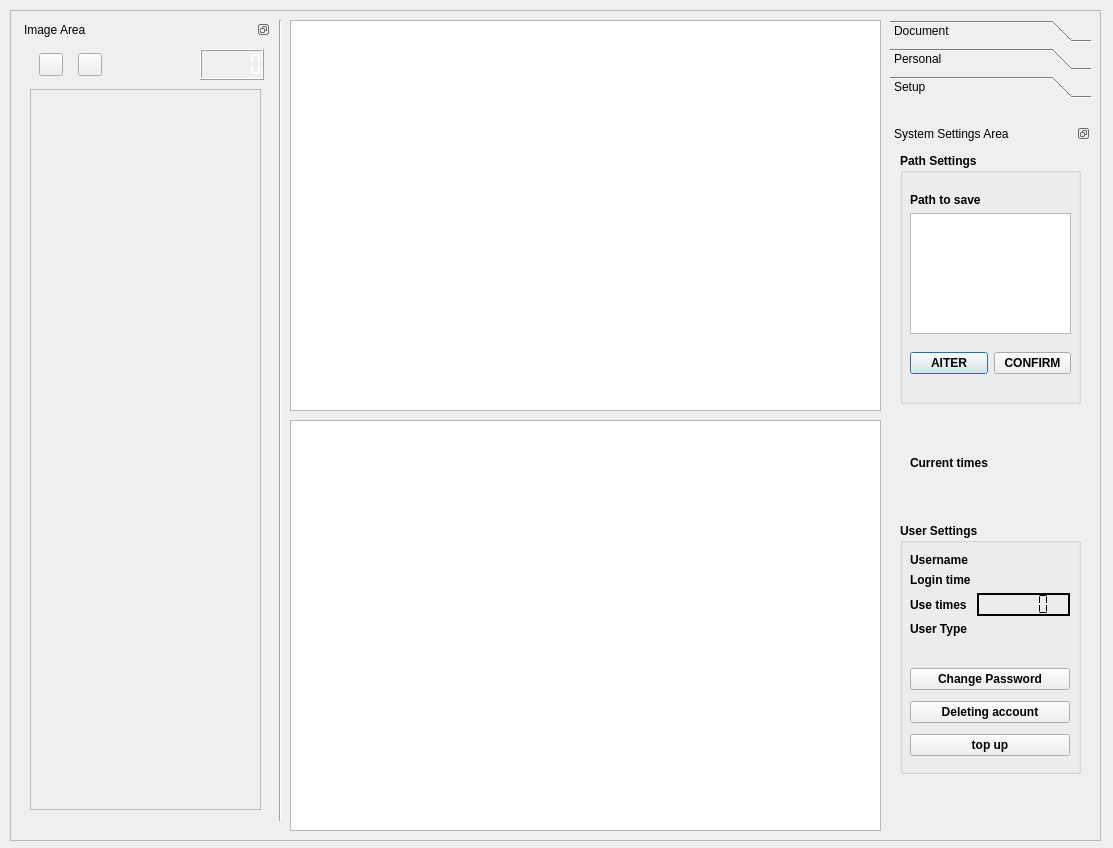
<?xml version="1.0" encoding="UTF-8"?>
<ui version="4.0">
 <class>Form</class>
 <widget class="QWidget" name="Form">
  <property name="geometry">
   <rect>
    <x>0</x>
    <y>0</y>
    <width>1113</width>
    <height>848</height>
   </rect>
  </property>
  <property name="windowTitle">
   <string>Main interface</string>
  </property>
  <property name="windowIcon">
   <iconset>
    <normaloff>C:/Users/Bao/Downloads/windows_folder_20443.ico</normaloff>C:/Users/Bao/Downloads/windows_folder_20443.ico</iconset>
  </property>
  <widget class="QFrame" name="frame">
   <property name="geometry">
    <rect>
     <x>10</x>
     <y>10</y>
     <width>1091</width>
     <height>831</height>
    </rect>
   </property>
   <property name="frameShape">
    <enum>QFrame::StyledPanel</enum>
   </property>
   <property name="frameShadow">
    <enum>QFrame::Raised</enum>
   </property>
   <widget class="QDockWidget" name="dock">
    <property name="geometry">
     <rect>
      <x>10</x>
      <y>10</y>
      <width>251</width>
      <height>811</height>
     </rect>
    </property>
    <property name="floating">
     <bool>false</bool>
    </property>
    <property name="features">
     <set>QDockWidget::DockWidgetFloatable|QDockWidget::DockWidgetMovable</set>
    </property>
    <property name="windowTitle">
     <string>Image Area</string>
    </property>
    <widget class="QWidget" name="dockWidgetContents">
     <widget class="QLCDNumber" name="lcdNumber">
      <property name="geometry">
       <rect>
        <x>180</x>
        <y>10</y>
        <width>64</width>
        <height>31</height>
       </rect>
      </property>
      <property name="palette">
       <palette>
        <active>
         <colorrole role="WindowText">
          <brush brushstyle="SolidPattern">
           <color alpha="255">
            <red>255</red>
            <green>255</green>
            <blue>255</blue>
           </color>
          </brush>
         </colorrole>
        </active>
        <inactive>
         <colorrole role="WindowText">
          <brush brushstyle="SolidPattern">
           <color alpha="255">
            <red>255</red>
            <green>255</green>
            <blue>255</blue>
           </color>
          </brush>
         </colorrole>
        </inactive>
        <disabled>
         <colorrole role="WindowText">
          <brush brushstyle="SolidPattern">
           <color alpha="255">
            <red>120</red>
            <green>120</green>
            <blue>120</blue>
           </color>
          </brush>
         </colorrole>
        </disabled>
       </palette>
      </property>
      <property name="smallDecimalPoint">
       <bool>false</bool>
      </property>
      <property name="segmentStyle">
       <enum>QLCDNumber::Flat</enum>
      </property>
      <property name="intValue" stdset="0">
       <number>0</number>
      </property>
     </widget>
     <widget class="QScrollArea" name="scrollArea">
      <property name="geometry">
       <rect>
        <x>10</x>
        <y>50</y>
        <width>231</width>
        <height>721</height>
       </rect>
      </property>
      <property name="verticalScrollBarPolicy">
       <enum>Qt::ScrollBarAsNeeded</enum>
      </property>
      <property name="horizontalScrollBarPolicy">
       <enum>Qt::ScrollBarAsNeeded</enum>
      </property>
      <property name="sizeAdjustPolicy">
       <enum>QAbstractScrollArea::AdjustIgnored</enum>
      </property>
      <property name="widgetResizable">
       <bool>true</bool>
      </property>
      <widget class="QWidget" name="scrollAreaWidgetContents">
       <property name="geometry">
        <rect>
         <x>0</x>
         <y>0</y>
         <width>229</width>
         <height>719</height>
        </rect>
       </property>
       <widget class="QPushButton" name="imgsfilearea">
        <property name="geometry">
         <rect>
          <x>10</x>
          <y>10</y>
          <width>211</width>
          <height>161</height>
         </rect>
        </property>
        <property name="text">
         <string/>
        </property>
        <property name="iconSize">
         <size>
          <width>191</width>
          <height>181</height>
         </size>
        </property>
        <property name="default">
         <bool>false</bool>
        </property>
        <property name="flat">
         <bool>true</bool>
        </property>
       </widget>
      </widget>
     </widget>
     <widget class="QLabel" name="label_2">
      <property name="geometry">
       <rect>
        <x>130</x>
        <y>10</y>
        <width>51</width>
        <height>31</height>
       </rect>
      </property>
      <property name="font">
       <font>
        <pointsize>10</pointsize>
        <weight>75</weight>
        <bold>true</bold>
       </font>
      </property>
      <property name="text">
       <string/>
      </property>
      <property name="pixmap">
       <pixmap>C:/Users/Bao/Downloads/icons8-image-48.png</pixmap>
      </property>
      <property name="scaledContents">
       <bool>false</bool>
      </property>
     </widget>
     <widget class="QWidget" name="horizontalLayoutWidget">
      <property name="geometry">
       <rect>
        <x>10</x>
        <y>10</y>
        <width>81</width>
        <height>31</height>
       </rect>
      </property>
      <layout class="QHBoxLayout" name="horizontalLayout">
       <item>
        <widget class="QToolButton" name="upbut">
         <property name="text">
          <string/>
         </property>
         <property name="icon">
          <iconset>
           <normaloff>C:/Users/Bao/Downloads/icons8-up-48.png</normaloff>C:/Users/Bao/Downloads/icons8-up-48.png</iconset>
         </property>
        </widget>
       </item>
       <item>
        <widget class="QToolButton" name="downbut">
         <property name="text">
          <string/>
         </property>
         <property name="icon">
          <iconset>
           <normaloff>C:/Users/Bao/Downloads/icons8-down-67.png</normaloff>C:/Users/Bao/Downloads/icons8-down-67.png</iconset>
         </property>
        </widget>
       </item>
      </layout>
     </widget>
    </widget>
   </widget>
   <widget class="QToolBox" name="usertools">
    <property name="geometry">
     <rect>
      <x>880</x>
      <y>10</y>
      <width>201</width>
      <height>811</height>
     </rect>
    </property>
    <property name="currentIndex">
     <number>2</number>
    </property>
    <widget class="QWidget" name="page">
     <property name="geometry">
      <rect>
       <x>0</x>
       <y>0</y>
       <width>201</width>
       <height>706</height>
      </rect>
     </property>
     <attribute name="icon">
      <iconset>
       <normaloff>C:/Users/Bao/Downloads/green_windows_green_folder_folder_icon_250631.ico</normaloff>C:/Users/Bao/Downloads/green_windows_green_folder_folder_icon_250631.ico</iconset>
     </attribute>
     <attribute name="label">
      <string>Document</string>
     </attribute>
     <widget class="QTreeWidget" name="Treetools">
      <property name="geometry">
       <rect>
        <x>0</x>
        <y>0</y>
        <width>231</width>
        <height>701</height>
       </rect>
      </property>
      <property name="mouseTracking">
       <bool>true</bool>
      </property>
      <column>
       <property name="text">
        <string>System Files</string>
       </property>
       <property name="icon">
        <iconset>
         <normaloff>C:/Users/Bao/Downloads/icons8-system-64.png</normaloff>C:/Users/Bao/Downloads/icons8-system-64.png</iconset>
       </property>
      </column>
      <column>
       <property name="text">
        <string>Image File</string>
       </property>
       <property name="icon">
        <iconset>
         <normaloff>C:/Users/Bao/Downloads/icons8-system-48.png</normaloff>C:/Users/Bao/Downloads/icons8-system-48.png</iconset>
       </property>
      </column>
     </widget>
    </widget>
    <widget class="QWidget" name="page_2">
     <property name="geometry">
      <rect>
       <x>0</x>
       <y>0</y>
       <width>201</width>
       <height>706</height>
      </rect>
     </property>
     <attribute name="icon">
      <iconset>
       <normaloff>C:/Users/Bao/Downloads/bug_danger_data_internet_malware_security_virus_icon_127084.ico</normaloff>C:/Users/Bao/Downloads/bug_danger_data_internet_malware_security_virus_icon_127084.ico</iconset>
     </attribute>
     <attribute name="label">
      <string>Personal</string>
     </attribute>
     <widget class="QWidget" name="verticalLayoutWidget">
      <property name="geometry">
       <rect>
        <x>10</x>
        <y>326</y>
        <width>181</width>
        <height>361</height>
       </rect>
      </property>
      <layout class="QVBoxLayout" name="verticalLayout">
       <item>
        <widget class="QPushButton" name="Upload_but">
         <property name="font">
          <font>
           <weight>75</weight>
           <bold>true</bold>
          </font>
         </property>
         <property name="text">
          <string>UPLOAD</string>
         </property>
         <property name="icon">
          <iconset>
           <normaloff>C:/Users/Bao/Downloads/icons8-upload-48.png</normaloff>C:/Users/Bao/Downloads/icons8-upload-48.png</iconset>
         </property>
         <property name="default">
          <bool>true</bool>
         </property>
         <property name="flat">
          <bool>false</bool>
         </property>
        </widget>
       </item>
       <item>
        <widget class="QPushButton" name="detection_but">
         <property name="font">
          <font>
           <weight>75</weight>
           <bold>true</bold>
          </font>
         </property>
         <property name="text">
          <string>DETECTION</string>
         </property>
         <property name="icon">
          <iconset>
           <normaloff>C:/Users/Bao/Downloads/icons8-detection-48.png</normaloff>C:/Users/Bao/Downloads/icons8-detection-48.png</iconset>
         </property>
         <property name="default">
          <bool>true</bool>
         </property>
        </widget>
       </item>
       <item>
        <widget class="QPushButton" name="save_but">
         <property name="enabled">
          <bool>false</bool>
         </property>
         <property name="font">
          <font>
           <weight>75</weight>
           <bold>true</bold>
          </font>
         </property>
         <property name="text">
          <string>SAVE</string>
         </property>
         <property name="icon">
          <iconset>
           <normaloff>C:/Users/Bao/Downloads/identify_map_icon_216358.ico</normaloff>C:/Users/Bao/Downloads/identify_map_icon_216358.ico</iconset>
         </property>
         <property name="checkable">
          <bool>false</bool>
         </property>
         <property name="autoDefault">
          <bool>false</bool>
         </property>
         <property name="default">
          <bool>true</bool>
         </property>
        </widget>
       </item>
       <item>
        <widget class="QPushButton" name="delete_but">
         <property name="font">
          <font>
           <weight>75</weight>
           <bold>true</bold>
          </font>
         </property>
         <property name="text">
          <string>DELETE</string>
         </property>
         <property name="icon">
          <iconset>
           <normaloff>C:/Users/Bao/Downloads/icons8-delete-50.png</normaloff>C:/Users/Bao/Downloads/icons8-delete-50.png</iconset>
         </property>
         <property name="default">
          <bool>true</bool>
         </property>
        </widget>
       </item>
       <item>
        <widget class="QPushButton" name="video_but">
         <property name="font">
          <font>
           <weight>75</weight>
           <bold>true</bold>
          </font>
         </property>
         <property name="text">
          <string>Video Detection</string>
         </property>
         <property name="icon">
          <iconset>
           <normaloff>C:/Users/Bao/Downloads/icons8-video-64.png</normaloff>C:/Users/Bao/Downloads/icons8-video-64.png</iconset>
         </property>
        </widget>
       </item>
       <item>
        <widget class="QPushButton" name="clear_but">
         <property name="font">
          <font>
           <weight>75</weight>
           <bold>true</bold>
          </font>
         </property>
         <property name="text">
          <string>CLEAR</string>
         </property>
         <property name="icon">
          <iconset>
           <normaloff>C:/Users/Bao/Downloads/icons8-clear-64.png</normaloff>C:/Users/Bao/Downloads/icons8-clear-64.png</iconset>
         </property>
         <property name="default">
          <bool>true</bool>
         </property>
         <property name="flat">
          <bool>false</bool>
         </property>
        </widget>
       </item>
       <item>
        <widget class="QPushButton" name="edit_but">
         <property name="font">
          <font>
           <weight>75</weight>
           <bold>true</bold>
          </font>
         </property>
         <property name="text">
          <string>EDIT</string>
         </property>
         <property name="icon">
          <iconset>
           <normaloff>C:/Users/Bao/Downloads/icons8-edit-64.png</normaloff>C:/Users/Bao/Downloads/icons8-edit-64.png</iconset>
         </property>
        </widget>
       </item>
       <item>
        <widget class="QPushButton" name="loginout_but">
         <property name="font">
          <font>
           <weight>75</weight>
           <bold>true</bold>
          </font>
         </property>
         <property name="text">
          <string>SIGN OUT</string>
         </property>
         <property name="icon">
          <iconset>
           <normaloff>C:/Users/Bao/Downloads/icons8-logout-24.png</normaloff>C:/Users/Bao/Downloads/icons8-logout-24.png</iconset>
         </property>
         <property name="default">
          <bool>true</bool>
         </property>
        </widget>
       </item>
      </layout>
     </widget>
    </widget>
    <widget class="QWidget" name="page_3">
     <property name="geometry">
      <rect>
       <x>0</x>
       <y>0</y>
       <width>201</width>
       <height>706</height>
      </rect>
     </property>
     <attribute name="icon">
      <iconset>
       <normaloff>C:/Users/Bao/Downloads/settings_options_preferences_gears_icon_124617.ico</normaloff>C:/Users/Bao/Downloads/settings_options_preferences_gears_icon_124617.ico</iconset>
     </attribute>
     <attribute name="label">
      <string>Setup</string>
     </attribute>
     <widget class="QDockWidget" name="dockWidget">
      <property name="geometry">
       <rect>
        <x>0</x>
        <y>20</y>
        <width>201</width>
        <height>691</height>
       </rect>
      </property>
      <property name="features">
       <set>QDockWidget::DockWidgetFloatable|QDockWidget::DockWidgetMovable</set>
      </property>
      <property name="windowTitle">
       <string>System Settings Area</string>
      </property>
      <widget class="QWidget" name="dockWidgetContents_2">
       <widget class="QGroupBox" name="groupBox">
        <property name="geometry">
         <rect>
          <x>10</x>
          <y>10</y>
          <width>181</width>
          <height>251</height>
         </rect>
        </property>
        <property name="font">
         <font>
          <weight>75</weight>
          <bold>true</bold>
         </font>
        </property>
        <property name="title">
         <string>Path Settings</string>
        </property>
        <property name="flat">
         <bool>false</bool>
        </property>
        <property name="checkable">
         <bool>false</bool>
        </property>
        <widget class="QWidget" name="verticalLayoutWidget_2">
         <property name="geometry">
          <rect>
           <x>10</x>
           <y>40</y>
           <width>161</width>
           <height>141</height>
          </rect>
         </property>
         <layout class="QVBoxLayout" name="verticalLayout_2">
          <item>
           <widget class="QLabel" name="label_3">
            <property name="font">
             <font>
              <weight>75</weight>
              <bold>true</bold>
             </font>
            </property>
            <property name="text">
             <string>Path to save</string>
            </property>
           </widget>
          </item>
          <item>
           <widget class="QPlainTextEdit" name="plainTextEdit">
            <property name="readOnly">
             <bool>true</bool>
            </property>
           </widget>
          </item>
         </layout>
        </widget>
        <widget class="QWidget" name="horizontalLayoutWidget_2">
         <property name="geometry">
          <rect>
           <x>10</x>
           <y>190</y>
           <width>161</width>
           <height>41</height>
          </rect>
         </property>
         <layout class="QHBoxLayout" name="horizontalLayout_2">
          <item>
           <widget class="QPushButton" name="alter_but">
            <property name="text">
             <string>AITER</string>
            </property>
            <property name="default">
             <bool>true</bool>
            </property>
           </widget>
          </item>
          <item>
           <widget class="QPushButton" name="confirm_but">
            <property name="text">
             <string>CONFIRM</string>
            </property>
           </widget>
          </item>
         </layout>
        </widget>
       </widget>
       <widget class="QGroupBox" name="groupBox_2">
        <property name="geometry">
         <rect>
          <x>10</x>
          <y>380</y>
          <width>181</width>
          <height>251</height>
         </rect>
        </property>
        <property name="font">
         <font>
          <weight>75</weight>
          <bold>true</bold>
         </font>
        </property>
        <property name="title">
         <string>User Settings</string>
        </property>
        <property name="flat">
         <bool>false</bool>
        </property>
        <widget class="QWidget" name="formLayoutWidget">
         <property name="geometry">
          <rect>
           <x>10</x>
           <y>30</y>
           <width>160</width>
           <height>101</height>
          </rect>
         </property>
         <layout class="QFormLayout" name="formLayout">
          <item row="0" column="0">
           <widget class="QLabel" name="label_4">
            <property name="text">
             <string>Username</string>
            </property>
           </widget>
          </item>
          <item row="0" column="1">
           <widget class="QLabel" name="usernameline">
            <property name="text">
             <string/>
            </property>
           </widget>
          </item>
          <item row="1" column="0">
           <widget class="QLabel" name="label_5">
            <property name="text">
             <string>Login time</string>
            </property>
           </widget>
          </item>
          <item row="1" column="1">
           <widget class="QLabel" name="logintimeline">
            <property name="text">
             <string/>
            </property>
           </widget>
          </item>
          <item row="2" column="0">
           <widget class="QLabel" name="label_6">
            <property name="text">
             <string>Use times</string>
            </property>
           </widget>
          </item>
          <item row="2" column="1">
           <widget class="QLCDNumber" name="lcdNumber_2">
            <property name="palette">
             <palette>
              <active>
               <colorrole role="WindowText">
                <brush brushstyle="SolidPattern">
                 <color alpha="255">
                  <red>255</red>
                  <green>255</green>
                  <blue>255</blue>
                 </color>
                </brush>
               </colorrole>
              </active>
              <inactive>
               <colorrole role="WindowText">
                <brush brushstyle="SolidPattern">
                 <color alpha="255">
                  <red>255</red>
                  <green>255</green>
                  <blue>255</blue>
                 </color>
                </brush>
               </colorrole>
              </inactive>
              <disabled>
               <colorrole role="WindowText">
                <brush brushstyle="SolidPattern">
                 <color alpha="255">
                  <red>120</red>
                  <green>120</green>
                  <blue>120</blue>
                 </color>
                </brush>
               </colorrole>
              </disabled>
             </palette>
            </property>
            <property name="frameShape">
             <enum>QFrame::Panel</enum>
            </property>
            <property name="frameShadow">
             <enum>QFrame::Plain</enum>
            </property>
            <property name="lineWidth">
             <number>2</number>
            </property>
            <property name="midLineWidth">
             <number>0</number>
            </property>
            <property name="smallDecimalPoint">
             <bool>false</bool>
            </property>
            <property name="digitCount">
             <number>5</number>
            </property>
            <property name="mode">
             <enum>QLCDNumber::Dec</enum>
            </property>
            <property name="segmentStyle">
             <enum>QLCDNumber::Flat</enum>
            </property>
           </widget>
          </item>
          <item row="3" column="0">
           <widget class="QLabel" name="label_7">
            <property name="text">
             <string>User Type</string>
            </property>
           </widget>
          </item>
          <item row="3" column="1">
           <widget class="QLabel" name="usertypeline">
            <property name="text">
             <string/>
            </property>
           </widget>
          </item>
         </layout>
        </widget>
        <widget class="QWidget" name="verticalLayoutWidget_3">
         <property name="geometry">
          <rect>
           <x>10</x>
           <y>140</y>
           <width>160</width>
           <height>101</height>
          </rect>
         </property>
         <layout class="QVBoxLayout" name="verticalLayout_3">
          <item>
           <widget class="QPushButton" name="changepass_but">
            <property name="text">
             <string>Change Password</string>
            </property>
           </widget>
          </item>
          <item>
           <widget class="QPushButton" name="deletaccount_but">
            <property name="text">
             <string>Deleting account</string>
            </property>
           </widget>
          </item>
          <item>
           <widget class="QPushButton" name="topup_but">
            <property name="text">
             <string>top up</string>
            </property>
            <property name="icon">
             <iconset>
              <normaloff>C:/Users/Bao/Downloads/icons8-buy-for-cash-48.png</normaloff>C:/Users/Bao/Downloads/icons8-buy-for-cash-48.png</iconset>
            </property>
           </widget>
          </item>
         </layout>
        </widget>
       </widget>
       <widget class="QWidget" name="horizontalLayoutWidget_3">
        <property name="geometry">
         <rect>
          <x>20</x>
          <y>280</y>
          <width>160</width>
          <height>80</height>
         </rect>
        </property>
        <layout class="QHBoxLayout" name="horizontalLayout_3">
         <item>
          <widget class="QLabel" name="label_8">
           <property name="font">
            <font>
             <weight>75</weight>
             <bold>true</bold>
            </font>
           </property>
           <property name="text">
            <string>Current times</string>
           </property>
          </widget>
         </item>
         <item>
          <widget class="QLabel" name="retimesline">
           <property name="font">
            <font>
             <weight>75</weight>
             <bold>true</bold>
            </font>
           </property>
           <property name="text">
            <string/>
           </property>
          </widget>
         </item>
        </layout>
       </widget>
      </widget>
     </widget>
    </widget>
   </widget>
   <widget class="QGraphicsView" name="imgarea">
    <property name="geometry">
     <rect>
      <x>280</x>
      <y>10</y>
      <width>591</width>
      <height>391</height>
     </rect>
    </property>
   </widget>
   <widget class="QLabel" name="label">
    <property name="geometry">
     <rect>
      <x>0</x>
      <y>0</y>
      <width>1091</width>
      <height>831</height>
     </rect>
    </property>
    <property name="text">
     <string/>
    </property>
    <property name="pixmap">
     <pixmap>C:/Users/Bao/Desktop/bd/wallhaven-4gxmpd.jpg</pixmap>
    </property>
    <property name="scaledContents">
     <bool>true</bool>
    </property>
   </widget>
   <widget class="Line" name="line">
    <property name="geometry">
     <rect>
      <x>260</x>
      <y>10</y>
      <width>20</width>
      <height>801</height>
     </rect>
    </property>
    <property name="orientation">
     <enum>Qt::Vertical</enum>
    </property>
   </widget>
   <widget class="QGraphicsView" name="modelarea">
    <property name="geometry">
     <rect>
      <x>280</x>
      <y>410</y>
      <width>591</width>
      <height>411</height>
     </rect>
    </property>
   </widget>
   <widget class="QLabel" name="imgshow">
    <property name="geometry">
     <rect>
      <x>290</x>
      <y>20</y>
      <width>571</width>
      <height>371</height>
     </rect>
    </property>
    <property name="text">
     <string/>
    </property>
   </widget>
   <widget class="QLabel" name="modelshow">
    <property name="geometry">
     <rect>
      <x>290</x>
      <y>420</y>
      <width>571</width>
      <height>391</height>
     </rect>
    </property>
    <property name="text">
     <string/>
    </property>
   </widget>
   <zorder>label</zorder>
   <zorder>dock</zorder>
   <zorder>usertools</zorder>
   <zorder>imgarea</zorder>
   <zorder>line</zorder>
   <zorder>modelarea</zorder>
   <zorder>imgshow</zorder>
   <zorder>modelshow</zorder>
  </widget>
 </widget>
 <resources/>
 <connections/>
</ui>
